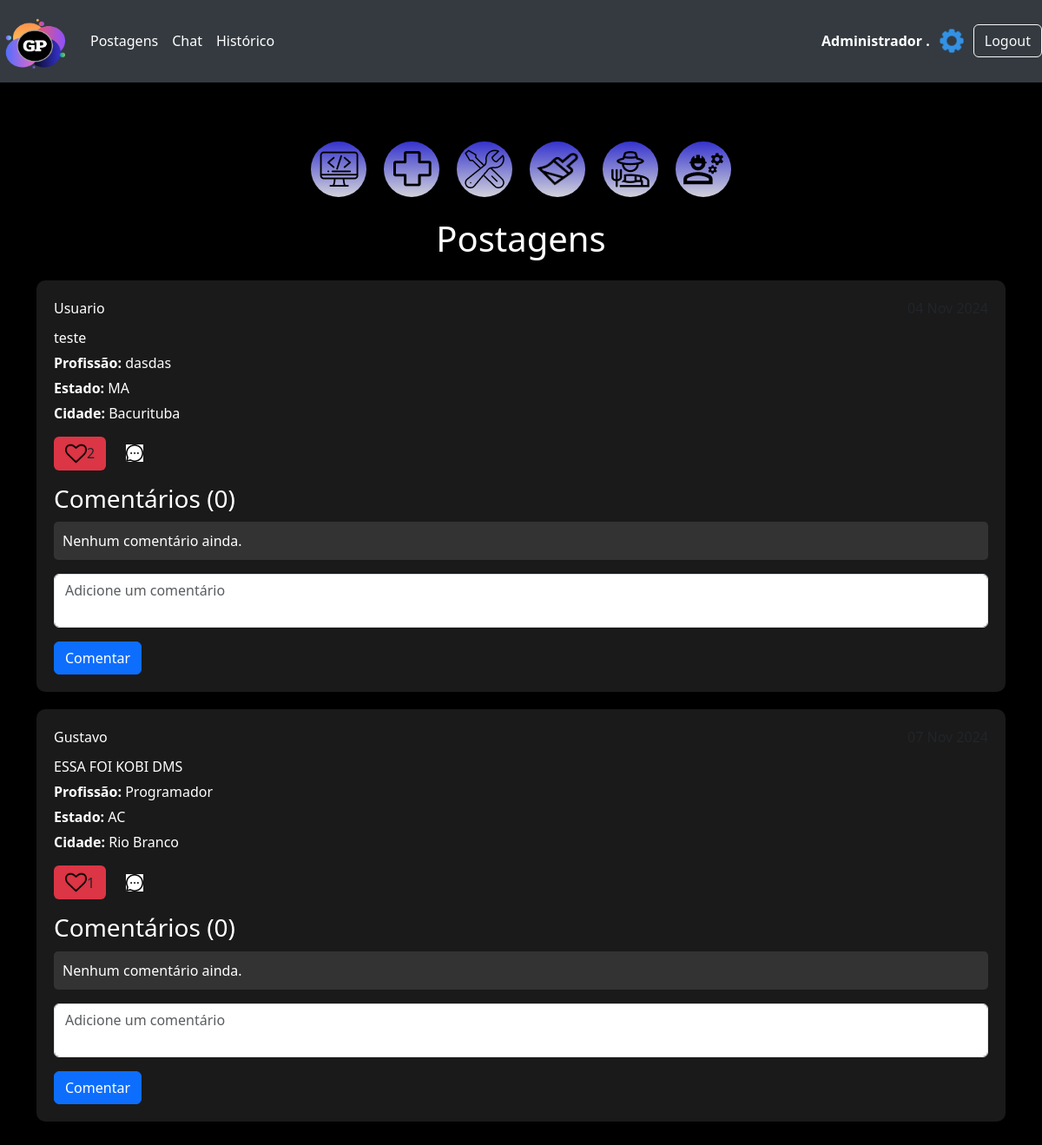
The page /postagens (signed in) on the database its author committed.
### network/models.py (models this page shows, shortened)
class User(db.Model, UserMixin):
    id = db.Column(db.Integer, primary_key=True)
    nome = db.Column(db.String, nullable=True)
    sobrenome = db.Column(db.String, nullable=True)
    email = db.Column(db.String, nullable=True)
    senha = db.Column(db.String, nullable=True)
    last_login = db.Column(db.DateTime, nullable=True)
    imagem = db.Column(db.String, nullable=True, default='default.png')
    posts = db.relationship('Post', backref='user', lazy=True)
    post_comentarios = db.relationship('PostComentarios', backref='user', lazy=True)

class Post(db.Model):
    id = db.Column(db.Integer, primary_key=True)
    data_criacao = db.Column(db.DateTime, default=datetime.utcnow)
    mensagem = db.Column(db.String, nullable=True)
    estado = db.Column(db.String, nullable=True)
    cidade = db.Column(db.String, nullable=True)
    profissao = db.Column(db.String, nullable=True)
    imagem = db.Column(db.String, nullable=True, default='default.png')
    user_id = db.Column(db.Integer, db.ForeignKey('user.id'), nullable=True)
    comentarios = db.relationship('PostComentarios', backref='post', lazy=True)
    likes_count = db.Column(db.Integer, default=0)
    user_likes = db.relationship('UserLikes', backref='liked_post', lazy=True, cascade="all, delete-orphan")

### network/routes.py (the view)
@app.route('/postagens')
@login_required
def postagens():
    dados = Post.query.all()
    context = {'dados': dados}
    return render_template('posts.html', context=context)

### network/models.py (called while the page is built)
@login_manager.user_loader
def load_user(user_id):
    return User.query.get(user_id)

### network/templates/posts.html (shortened to what this page needs)
<!DOCTYPE html>
<html lang="en">
<head>
    <link rel="stylesheet" href="{{ url_for('static', filename='styles/stylePostagens.css') }}">
    <link href="https://cdn.jsdelivr.net/npm/bootstrap@5.3.3/dist/css/bootstrap.min.css" rel="stylesheet">
</head>
<body>
    <header>
        <nav class="navbar navbar-expand-lg ">
            <a class="navbar-brand" href="{{ url_for('homepage') }}">
                <img src="{{ url_for('static', filename='assets/logo.png') }}" alt="Logo" width="100">
            </a>
            <div class="collapse navbar-collapse">
                <ul class="navbar-nav mr-auto">
                    <li class="nav-item">
                        <a class="nav-link" href="{{ url_for('postagens') }}">Postagens</a>
                    </li>
                    <li class="nav-item">
                        <a class="nav-link" href="{{ url_for('homepage') }}">Chat</a>
                    </li>
                    <li class="nav-item">
                        <a class="nav-link" href="{{ url_for('homepage') }}">Histórico</a>
                    </li>
                </ul>
            </div>
            <div class="d-flex align-items-center">
                <span class="text-white mr-3">{{ current_user.nome }} {{ current_user.sobrenome }}</span>
                <a href="{{ url_for('profile') }}" class="text-decoration-none mr-3">
                    <img src="{{ url_for('static', filename='assets/configuracao.png') }}" alt="Settings" width="30">
                </a>
                <a href="{{ url_for('logout') }}" class="btn btn-outline-light">Logout</a>
            </div>
        </nav>
    </header>
    <div class="container-post">
        <div id="local-profi" class="mt-5">
            <div class="style-profi">
                <a href="{{ url_for('filter_posts', profession='Programador') }}" class="rem-img">
                    <img src="{{ url_for('static', filename='assets/programador.png') }}" alt="" class="rem-img" alt="Programador">
                </a>
            </div>
            <div class="style-profi">
                <a href="{{ url_for('filter_posts', profession='Medico') }}" class="rem-img">
                    <img src="{{ url_for('static', filename='assets/medico.png') }}" class="rem-img" alt="Medico">
                </a>
            </div>
            <div class="style-profi">
                <a href="{{ url_for('filter_posts', profession='Mecanico') }}" class="rem-img">
                    <img src="{{ url_for('static', filename='assets/mecanico.png') }}" class="rem-img" alt="Mecanico">
                </a>
            </div>
            <div class="style-profi">
                <a href="{{ url_for('filter_posts', profession='Pintor') }}" class="rem-img">
                    <img src="{{ url_for('static', filename='assets/pintor.png') }}" class="rem-img" width="48" alt="Pintor">
                </a>
            </div>
            <div class="style-profi">
                <a href="{{ url_for('filter_posts', profession='Fazendeiro') }}" class="rem-img">
                    <img src="{{ url_for('static', filename='assets/fazendeiro.png') }}" class="rem-img" alt="Fazendeiro">
                </a>
            </div>
            <div class="style-profi">
                <a href="{{ url_for('filter_posts', profession='Trabalhador') }}" class="rem-img">
                    <img src="{{ url_for('static', filename='assets/trabalhador.png') }}" class="rem-img" alt="Trabalhador">
                </a>
            </div>
        </div>
        <div class="container mt-4">
            <h1 class="mb-4">Postagens</h1>
            <tbody>
                {% for post in context['dados'] %}
                <tr class="post-row">
                    <td colspan="">
                        <div class="post-container">
                            <div class="post-header">
                                <span class="post-username text-white">{{ post.user.nome }}</span>
                                <span class="post-date">{{ post.data_criacao.strftime('%d %b %Y') }}</span>
                            </div>
                            <div class="post-content">
                                <p>{{ post.mensagem }}</p>
                                <p><strong>Profissão:</strong> {{ post.profissao }}</p>
                                <p><strong>Estado:</strong> {{ post.estado }}</p>
                                <p><strong>Cidade:</strong> {{ post.cidade }}</p>
                            </div>
                            <div class="post-actions">
                                <form action="{{ url_for('like_post', post_id=post.id) }}" method="post"
                                    class="d-inline">
                                    <button type="submit" class="btn btn-black bg-danger">
                                        <img src="{{ url_for('static', filename='assets/like.png') }}" class="bg-danger"
                                            width="25px"> {{ post.likes_count }}
                                    </button>
                                </form>
                                <a href="{{ url_for('chat', post_id=post.id) }}" class="btn btn-white">
                                    <img src="{{ url_for('static', filename='assets/messenger.png') }}" width="20px"
                                        class="bg-white text-black">
                                </a>
                            </div>
                            <div class="post-comments mt-3">
                                <h3 class="text-white">Comentários ({{ post.comentarios|length }})</h3>
                                <ul>
                                    {% for comentario in post.comentarios %}
                                    <li>
                                        <p><strong>{{ comentario.user.nome }}:</strong> {{ comentario.comentario
                                            }}</p>
                                        <p><small>Postado em: {{ comentario.data_criacao.strftime('%d/%m/%Y')
                                                }}</small></p>
                                    </li>
                                    {% else %}
                                    <li>Nenhum comentário ainda.</li>
                                    {% endfor %}
                                </ul>
                                <form action="{{ url_for('add_comment', post_id=post.id) }}" method="post">
                                    <div class="form-group">
                                        <textarea name="comentario" class="form-control"
                                            placeholder="Adicione um comentário"></textarea>
                                    </div>
                                    <div class="mt-3">
                                        <button type="submit" class="btn btn-primary">Comentar</button>
                                    </div>
                                </form>
                            </div>
                        </div>
                    </td>
                </tr>
                {% endfor %}
            </tbody>
        </div>
</body>
</html>

### network/static/styles/stylePostagens.css (style rules this page uses)
body { font-family: 'Pridi', sans-serif; color: #fff; background-color: #000; margin: 0; padding: 0; }
.container-post { background-color: #000; padding: 20px; }
.navbar { background-color: #343a40; }
.navbar-brand img { max-width: 80px; }
.navbar-nav .nav-link { color: #ffffff; font-weight: 500; }
.navbar .btn-outline-light { margin-left: 10px; }
.d-flex.align-items-center span { font-weight: bold; color: #f8f9fa; margin-right: 10px; }
#local-profi { display: flex; justify-content: center; gap: 20px; }
.style-profi { width: 70px; }
.style-profi img { transition: transform 0.3s; }
.container h1 { color: #fff; text-align: center; margin-bottom: 30px; }
.post-container { background-color: #1a1a1a; padding: 20px; margin-bottom: 20px; border-radius: 10px; box-shadow: 0 4px 8px rgba(0, 0, 0, 0.2); }
.post-header { display: flex; justify-content: space-between; font-weight: 500; margin-bottom: 10px; }
.post-content p { margin: 5px 0; color: #fff; }
.post-actions { display: flex; align-items: center; gap: 10px; margin-top: 15px; }
.post-actions .btn { display: inline-flex; align-items: center; }
.post-comments ul { list-style: none; padding: 0; margin-top: 10px; }
.post-comments li { background-color: #333; border-radius: 5px; padding: 10px; margin-top: 5px; color: #fff; }
.post-comments form textarea { resize: none; min-height: 60px; }
.post-comments .form-group { margin-top: 10px; }
.rem-img { background-color: transparent; }
.style-profi { width: 4rem; height: 4rem; background: linear-gradient(180deg, #3533CD 0%, #D2D2DB 100%); border-radius: 40px; display: flex; justify-content: center; align-items: center; }

### rows shown on the page
User: nome "Administrador", sobrenome "."
Post: user.nome "Usuario", mensagem "teste", profissao "dasdas", estado "MA", cidade "Bacurituba", likes_count "2", comentarios|length "0"
Post: user.nome "Gustavo", mensagem "ESSA FOI KOBI DMS", profissao "Programador", estado "AC", cidade "Rio Branco", likes_count "1", comentarios|length "0"
